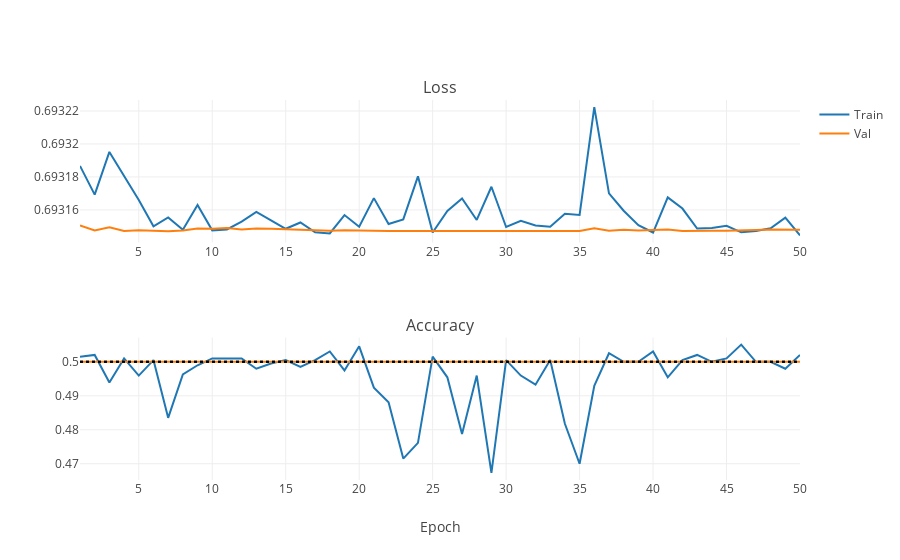

Notebook code for this chart:
### Markdown cell above
First, a bare version, but let us start with an balanced sample already. No dropout is used, downscale=16, there is no image augmentation. The network is trained with Adam for 50 epochs on batches of 256 images each:

### Code cell
iplot(plot_training_stats("/DATA/Dropbox/LOOTRPV/Personal_programming/MachineLearning/Tutorials/ImageRecognition/NNs/VGGNet_logs/0_balanced.log"))

### Figure 1 — Plotly figure (JSON) as saved in the notebook; plotly's stock layout.template omitted (floating-point values rounded to 4 significant figures)
{"data": [{"line": {"color": "#1F77B4"}, "name": "Train", "type": "scatter", "uid": "a0ca1ca3-65b1-4414-8edf-3c2383b6d9e2", "x": [1, 2, 3, 4, 5, 6, 7, 8, 9, 10, 11, 12, 13, 14, 15, 16, 17, 18, 19, 20, 21, 22, 23, 24, 25, 26, 27, 28, 29, 30, 31, 32, 33, 34, 35, 36, 37, 38, 39, 40, 41, 42, 43, 44, 45, 46, 47, 48, 49, 50], "xaxis": "x", "y": [0.6932, 0.6932, 0.6932, 0.6932, 0.6932, 0.6932, 0.6932, 0.6931, 0.6932, 0.6931, 0.6931, 0.6932, 0.6932, 0.6932, 0.6931, 0.6932, 0.6931, 0.6931, 0.6932, 0.6931, 0.6932, 0.6932, 0.6932, 0.6932, 0.6931, 0.6932, 0.6932, 0.6932, 0.6932, 0.6931, 0.6932, 0.6932, 0.6931, 0.6932, 0.6932, 0.6932, 0.6932, 0.6932, 0.6932, 0.6931, 0.6932, 0.6932, 0.6931, 0.6931, 0.6932, 0.6931, 0.6931, 0.6931, 0.6932, 0.6931], "yaxis": "y"}, {"line": {"color": "#FF7F0E"}, "name": "Val", "type": "scatter", "uid": "b31d5a3a-7796-4d5f-a13e-a0934bf87584", "x": [1, 2, 3, 4, 5, 6, 7, 8, 9, 10, 11, 12, 13, 14, 15, 16, 17, 18, 19, 20, 21, 22, 23, 24, 25, 26, 27, 28, 29, 30, 31, 32, 33, 34, 35, 36, 37, 38, 39, 40, 41, 42, 43, 44, 45, 46, 47, 48, 49, 50], "xaxis": "x", "y": [0.6932, 0.6931, 0.6931, 0.6931, 0.6931, 0.6931, 0.6931, 0.6931, 0.6931, 0.6931, 0.6931, 0.6931, 0.6931, 0.6931, 0.6931, 0.6931, 0.6931, 0.6931, 0.6931, 0.6931, 0.6931, 0.6931, 0.6931, 0.6931, 0.6931, 0.6931, 0.6931, 0.6931, 0.6931, 0.6931, 0.6931, 0.6931, 0.6931, 0.6931, 0.6931, 0.6931, 0.6931, 0.6931, 0.6931, 0.6931, 0.6931, 0.6931, 0.6931, 0.6931, 0.6931, 0.6931, 0.6931, 0.6931, 0.6931, 0.6931], "yaxis": "y"}, {"line": {"color": "#1F77B4"}, "name": "Train", "showlegend": false, "type": "scatter", "uid": "154b9846-f863-41b2-b3ee-100c4bfb01e8", "x": [1, 2, 3, 4, 5, 6, 7, 8, 9, 10, 11, 12, 13, 14, 15, 16, 17, 18, 19, 20, 21, 22, 23, 24, 25, 26, 27, 28, 29, 30, 31, 32, 33, 34, 35, 36, 37, 38, 39, 40, 41, 42, 43, 44, 45, 46, 47, 48, 49, 50], "xaxis": "x2", "y": [0.5015, 0.502, 0.4939, 0.501, 0.4959, 0.5005, 0.4835, 0.4963, 0.499, 0.501, 0.501, 0.501, 0.498, 0.4995, 0.5005, 0.4985, 0.5005, 0.503, 0.4975, 0.5046, 0.4924, 0.4881, 0.4715, 0.4761, 0.5015, 0.4954, 0.4787, 0.4959, 0.4673, 0.5005, 0.4959, 0.4933, 0.5005, 0.4818, 0.47, 0.4929, 0.5025, 0.5, 0.5, 0.503, 0.4954, 0.5005, 0.502, 0.5, 0.501, 0.5051, 0.5, 0.5, 0.498, 0.502], "yaxis": "y2"}, {"line": {"color": "#FF7F0E"}, "name": "Val", "showlegend": false, "type": "scatter", "uid": "b84ff509-d138-43b7-a594-6975078f40b4", "x": [1, 2, 3, 4, 5, 6, 7, 8, 9, 10, 11, 12, 13, 14, 15, 16, 17, 18, 19, 20, 21, 22, 23, 24, 25, 26, 27, 28, 29, 30, 31, 32, 33, 34, 35, 36, 37, 38, 39, 40, 41, 42, 43, 44, 45, 46, 47, 48, 49, 50], "xaxis": "x2", "y": [0.5, 0.5, 0.5, 0.5, 0.5, 0.5, 0.5, 0.5, 0.5, 0.5, 0.5, 0.5, 0.5, 0.5, 0.5, 0.5, 0.5, 0.5, 0.5, 0.5, 0.5, 0.5, 0.5, 0.5, 0.5, 0.5, 0.5, 0.5, 0.5, 0.5, 0.5, 0.5, 0.5, 0.5, 0.5, 0.5, 0.5, 0.5, 0.5, 0.5, 0.5, 0.5, 0.5, 0.5, 0.5, 0.5, 0.5, 0.5, 0.5, 0.5], "yaxis": "y2"}, {"line": {"color": "#000000", "dash": "dot"}, "mode": "lines", "name": "Always dogs", "showlegend": false, "type": "scatter", "uid": "6c820b14-15ad-48c1-aab1-9e9ea54b26cd", "x": [1, 2, 3, 4, 5, 6, 7, 8, 9, 10, 11, 12, 13, 14, 15, 16, 17, 18, 19, 20, 21, 22, 23, 24, 25, 26, 27, 28, 29, 30, 31, 32, 33, 34, 35, 36, 37, 38, 39, 40, 41, 42, 43, 44, 45, 46, 47, 48, 49, 50], "xaxis": "x2", "y": [0.5, 0.5, 0.5, 0.5, 0.5, 0.5, 0.5, 0.5, 0.5, 0.5, 0.5, 0.5, 0.5, 0.5, 0.5, 0.5, 0.5, 0.5, 0.5, 0.5, 0.5, 0.5, 0.5, 0.5, 0.5, 0.5, 0.5, 0.5, 0.5, 0.5, 0.5, 0.5, 0.5, 0.5, 0.5, 0.5, 0.5, 0.5, 0.5, 0.5, 0.5, 0.5, 0.5, 0.5, 0.5, 0.5, 0.5, 0.5, 0.5, 0.5], "yaxis": "y2"}, {"line": {"color": "#000000", "dash": "dot"}, "mode": "lines", "name": "Always cats", "showlegend": false, "type": "scatter", "uid": "a7f3d299-f1ae-470f-bd45-2ef9670b08f2", "x": [1, 2, 3, 4, 5, 6, 7, 8, 9, 10, 11, 12, 13, 14, 15, 16, 17, 18, 19, 20, 21, 22, 23, 24, 25, 26, 27, 28, 29, 30, 31, 32, 33, 34, 35, 36, 37, 38, 39, 40, 41, 42, 43, 44, 45, 46, 47, 48, 49, 50], "xaxis": "x2", "y": [0.5, 0.5, 0.5, 0.5, 0.5, 0.5, 0.5, 0.5, 0.5, 0.5, 0.5, 0.5, 0.5, 0.5, 0.5, 0.5, 0.5, 0.5, 0.5, 0.5, 0.5, 0.5, 0.5, 0.5, 0.5, 0.5, 0.5, 0.5, 0.5, 0.5, 0.5, 0.5, 0.5, 0.5, 0.5, 0.5, 0.5, 0.5, 0.5, 0.5, 0.5, 0.5, 0.5, 0.5, 0.5, 0.5, 0.5, 0.5, 0.5, 0.5], "yaxis": "y2"}], "layout": {"annotations": [{"font": {"size": 16}, "showarrow": false, "text": "Loss", "x": 0.5, "xanchor": "center", "xref": "paper", "y": 1, "yanchor": "bottom", "yref": "paper"}, {"font": {"size": 16}, "showarrow": false, "text": "Accuracy", "x": 0.5, "xanchor": "center", "xref": "paper", "y": 0.375, "yanchor": "bottom", "yref": "paper"}], "xaxis": {"anchor": "y", "domain": [0, 1]}, "xaxis2": {"anchor": "y2", "domain": [0, 1], "title": {"text": "Epoch"}}, "yaxis": {"anchor": "x", "domain": [0.625, 1], "type": "log"}, "yaxis2": {"anchor": "x2", "domain": [0, 0.375]}}}
